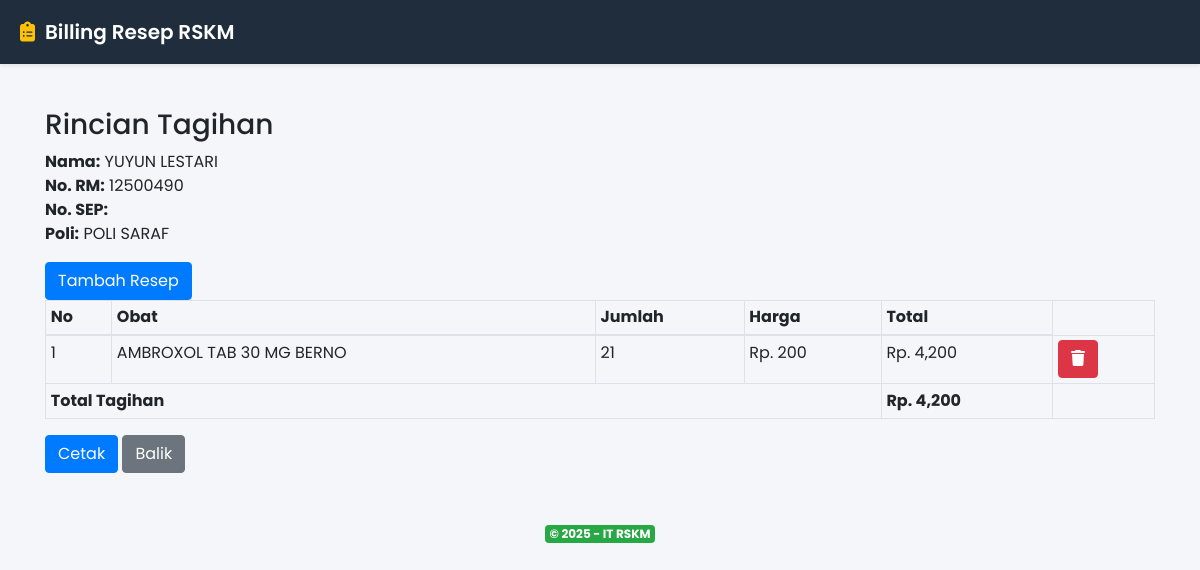
Page /resep/tagihan/163 on the earlier database version.
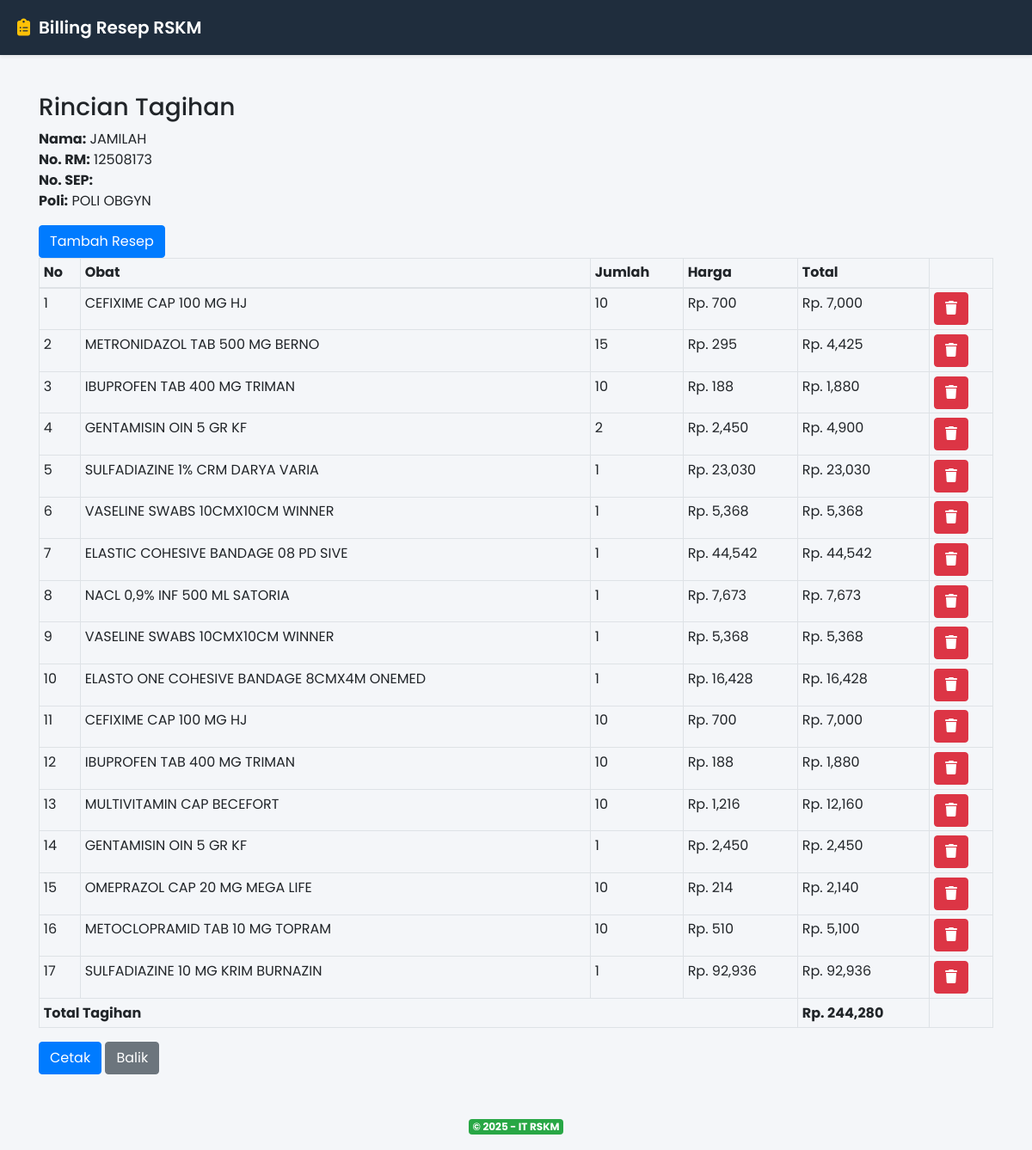
Same page on the later database version.
### tables this page shows
CREATE TABLE `pasien` (
  `id` int(11) NOT NULL,
  `no_rm` int(11) DEFAULT NULL,
  `no_sep` varchar(512) DEFAULT NULL,
  `nama_pasien` varchar(512) DEFAULT NULL,
  `asal_poli` varchar(512) DEFAULT NULL,
  `tanggal` date DEFAULT NULL
);

CREATE TABLE `resep` (
  `id` int(11) NOT NULL,
  `pasien_id` int(11) DEFAULT NULL,
  `obat_id` int(11) DEFAULT NULL,
  `jumlah` int(11) DEFAULT NULL,
  `tanggal_input` date DEFAULT NULL
);

CREATE TABLE `obat` (
  `id` int(11) NOT NULL,
  `nama_obat` varchar(512) DEFAULT NULL,
  `harga` int(11) DEFAULT NULL
);

### application/controllers/Resep.php (called while the page is built, shortened)
<?php
class Resep extends CI_Controller {
    public function __construct() {
        $this->load->model(['Pasien_model', 'Obat_model', 'Resep_model']);
    }
    public function tagihan($id) {
        $data['pasien'] = $this->Pasien_model->get_by_id($id);
        $data['resep'] = $this->Resep_model->get_by_pasien($id);
        $data['obat'] = $this->Obat_model->get_all();
        $this->load->view('templates/header', ['title' => 'Detail Tagihan Pasien']);
        $this->load->view('resep/tagihan', $data);
        $this->load->view('templates/footer');
    }
}

### index.php (called while the page is built, shortened)
<?php
require_once BASEPATH.'core/CodeIgniter.php';

### application/models/Pasien_model.php (called while the page is built, shortened)
<?php
class Pasien_model extends CI_Model {
    public function get_by_id($id) {
        return $this->db->get_where('pasien', ['id' => $id])->row();
    }
}

### application/models/Resep_model.php (called while the page is built, shortened)
<?php
class Resep_model extends CI_Model {
    public function get_by_pasien($id_pasien) {
        $this->db->select('resep.*, obat.nama_obat, obat.harga');
        $this->db->from('resep');
        $this->db->join('obat', 'obat.id = resep.obat_id');
        $this->db->where('resep.pasien_id', $id_pasien);
        return $this->db->get()->result();
    }
}

### application/views/resep/tagihan.php (the view, shortened to what this page needs)
<h3>Rincian Tagihan</h3>
<p>
    <strong>Nama:</strong> <?= $pasien->nama_pasien ?><br>
    <strong>No. RM:</strong> <?= $pasien->no_rm ?><br>
    <strong>No. SEP:</strong> <?= $pasien->no_sep ?><br>
    <strong>Poli:</strong> <?= $pasien->asal_poli ?>
</p>
<button type="button" class="btn btn-primary" data-toggle="modal" data-target="#exampleModal">
  Tambah Resep
</button>
<table class="table table-bordered table-sm">
    <thead>
        <tr><th>No</th><th>Obat</th><th>Jumlah</th><th>Harga</th><th>Total</th></tr>
    </thead>
    <tbody>
        <?php
        $total = 0;
        $no = 1;
        foreach ($resep as $r):
            $subtotal = $r->jumlah * $r->harga;
            $total += $subtotal;
        ?>
            <tr>
                <td><?= $no++ ?></td>
                <td><?= $r->nama_obat ?></td>
                <td><?= $r->jumlah ?></td>
                <td>Rp. <?= number_format($r->harga, 0) ?></td>
                <td>Rp. <?= number_format($subtotal, 0) ?></td>
                <td><a href="<?= base_url(); ?>resep/hapusTagihan/<?= $r->id; ?>" class="btn btn-danger"><i class="fa fa-trash"></i></a></td>
            </tr>
        <?php endforeach ?>
        <tr>
            <td colspan="4"><strong>Total Tagihan</strong></td>
            <td><strong>Rp. <?= number_format($total, 0) ?></strong></td>
        </tr>
    </tbody>
</table>
<a href="<?= site_url('resep/cetak/' . $pasien->id) ?>" target="_blank" class="btn btn-primary">Cetak</a>
<a href="<?= site_url('resep') ?>" class="btn btn-secondary">Balik</a>

Differences in the rows shown:
no longer on this page (row edited): resep: obat.nama_obat "AMBROXOL TAB 30 MG BERNO", jumlah "21", obat.harga "200", jumlah.harga "4,200"
changed pasien: nama_pasien "YUYUN LESTARI" → "JAMILAH"; no_rm "12500490" → "12508173"; asal_poli "POLI SARAF" → "POLI OBGYN"
now on this page (row edited): resep: obat.nama_obat "CEFIXIME CAP 100 MG HJ", jumlah "10", obat.harga "700", jumlah.harga "7,000"
now on this page (row edited): resep: obat.nama_obat "METRONIDAZOL TAB 500 MG BERNO", jumlah "15", obat.harga "295", jumlah.harga "4,425"
now on this page (row edited): resep: obat.nama_obat "IBUPROFEN TAB 400 MG TRIMAN", jumlah "10", obat.harga "188", jumlah.harga "1,880"
now on this page (row edited): resep: obat.nama_obat "GENTAMISIN OIN 5 GR KF", jumlah "2", obat.harga "2,450", jumlah.harga "4,900"
now on this page (row edited): resep: obat.nama_obat "SULFADIAZINE 1% CRM DARYA VARIA", jumlah "1", obat.harga "23,030", jumlah.harga "23,030"
now on this page (row edited): resep: obat.nama_obat "VASELINE SWABS 10CMX10CM WINNER", jumlah "1", obat.harga "5,368", jumlah.harga "5,368"
now on this page (row edited): resep: obat.nama_obat "ELASTIC COHESIVE BANDAGE 08 PD SIVE", jumlah "1", obat.harga "44,542", jumlah.harga "44,542"
now on this page (row edited): resep: obat.nama_obat "NACL 0,9% INF 500 ML SATORIA", jumlah "1", obat.harga "7,673", jumlah.harga "7,673"
now on this page (row edited): resep: obat.nama_obat "VASELINE SWABS 10CMX10CM WINNER", jumlah "1", obat.harga "5,368", jumlah.harga "5,368"
now on this page (row edited): resep: obat.nama_obat "ELASTO ONE COHESIVE BANDAGE 8CMX4M ONEMED", jumlah "1", obat.harga "16,428", jumlah.harga "16,428"
now on this page (row edited): resep: obat.nama_obat "CEFIXIME CAP 100 MG HJ", jumlah "10", obat.harga "700", jumlah.harga "7,000"
now on this page (row edited): resep: obat.nama_obat "IBUPROFEN TAB 400 MG TRIMAN", jumlah "10", obat.harga "188", jumlah.harga "1,880"
now on this page (row edited): resep: obat.nama_obat "MULTIVITAMIN CAP BECEFORT", jumlah "10", obat.harga "1,216", jumlah.harga "12,160"
now on this page (row edited): resep: obat.nama_obat "GENTAMISIN OIN 5 GR KF", jumlah "1", obat.harga "2,450", jumlah.harga "2,450"
now on this page (row edited): resep: obat.nama_obat "OMEPRAZOL CAP 20 MG MEGA LIFE", jumlah "10", obat.harga "214", jumlah.harga "2,140"
now on this page (row edited): resep: obat.nama_obat "METOCLOPRAMID TAB 10 MG TOPRAM", jumlah "10", obat.harga "510", jumlah.harga "5,100"
now on this page (row edited): resep: obat.nama_obat "SULFADIAZINE 10 MG KRIM BURNAZIN", jumlah "1", obat.harga "92,936", jumlah.harga "92,936"
Other differences:
$total: "4,200" → "244,280"
